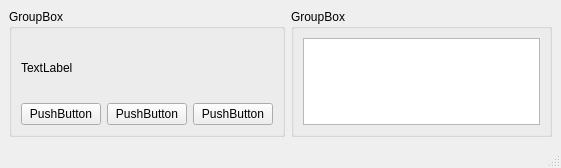
<?xml version="1.0" encoding="UTF-8"?>
<ui version="4.0">
 <class>MainWindow</class>
 <widget class="QMainWindow" name="MainWindow">
  <property name="geometry">
   <rect>
    <x>0</x>
    <y>0</y>
    <width>561</width>
    <height>168</height>
   </rect>
  </property>
  <property name="windowTitle">
   <string>MainWindow</string>
  </property>
  <widget class="QWidget" name="centralwidget">
   <layout class="QHBoxLayout" name="horizontalLayout">
    <item>
     <widget class="QGroupBox" name="gb_Box_1">
      <property name="title">
       <string>GroupBox</string>
      </property>
      <layout class="QVBoxLayout" name="verticalLayout">
       <item>
        <widget class="QLabel" name="l_Time">
         <property name="text">
          <string>TextLabel</string>
         </property>
        </widget>
       </item>
       <item>
        <layout class="QHBoxLayout" name="horizontalLayout_3">
         <item>
          <widget class="QPushButton" name="pb_StartStop">
           <property name="text">
            <string>PushButton</string>
           </property>
          </widget>
         </item>
         <item>
          <widget class="QPushButton" name="pb_Clear">
           <property name="text">
            <string>PushButton</string>
           </property>
          </widget>
         </item>
         <item>
          <widget class="QPushButton" name="pb_Lap">
           <property name="text">
            <string>PushButton</string>
           </property>
          </widget>
         </item>
        </layout>
       </item>
      </layout>
     </widget>
    </item>
    <item>
     <widget class="QGroupBox" name="gb_Box_2">
      <property name="title">
       <string>GroupBox</string>
      </property>
      <layout class="QHBoxLayout" name="horizontalLayout_2">
       <item>
        <widget class="QTextEdit" name="te_TimeLap"/>
       </item>
      </layout>
     </widget>
    </item>
   </layout>
  </widget>
  <widget class="QMenuBar" name="menubar">
   <property name="geometry">
    <rect>
     <x>0</x>
     <y>0</y>
     <width>561</width>
     <height>22</height>
    </rect>
   </property>
  </widget>
  <widget class="QStatusBar" name="statusbar"/>
 </widget>
 <tabstops>
  <tabstop>pb_StartStop</tabstop>
  <tabstop>pb_Clear</tabstop>
  <tabstop>pb_Lap</tabstop>
  <tabstop>te_TimeLap</tabstop>
 </tabstops>
 <resources/>
 <connections/>
</ui>
